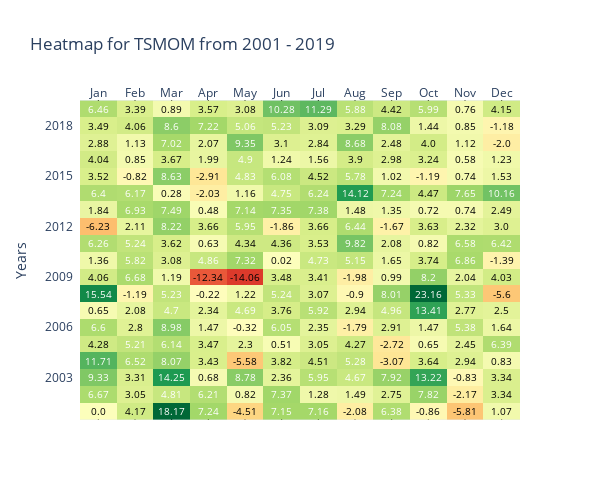
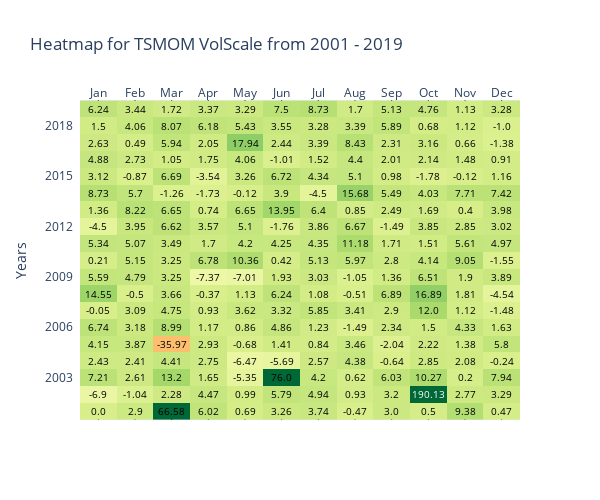

Source (notebook cell) for these figures, in order:
### Code cell
tsmom.get_monthly_heatmap(strat_unlevered,
                          online = False,
                          cmap= 'RdYlGn', 
                          filename = 'IndMomHeatmap.html', 
                          plt_type= 'iplot',
                          vmin = -30, 
                          vmax = 220,
                          height = 500,
#                           width = 550,
                          colors= ['black', 'gray', 'white']
                         )
tsmom.get_monthly_heatmap(strat_levered, 
                          cmap = 'RdYlGn',
                          online = False,
                          filename = 'IndMomVolScaleHeatmap.html', 
                          plt_type= 'iplot', 
                          vmin = -50, 
                          vmax = 100, 
                          height = 500,
#                           width = 550,
                          colors= ['black', 'gray', 'white']
                          )
# tsmom.get_monthly_heatmap(nifty_m_rets, 
#                           cmap = 'RdYlGn',
#                           online = False,
#                           filename = 'NSE500Heatmap.html', 
# #                           width = 550,
#                           plt_type= 'iplot')
